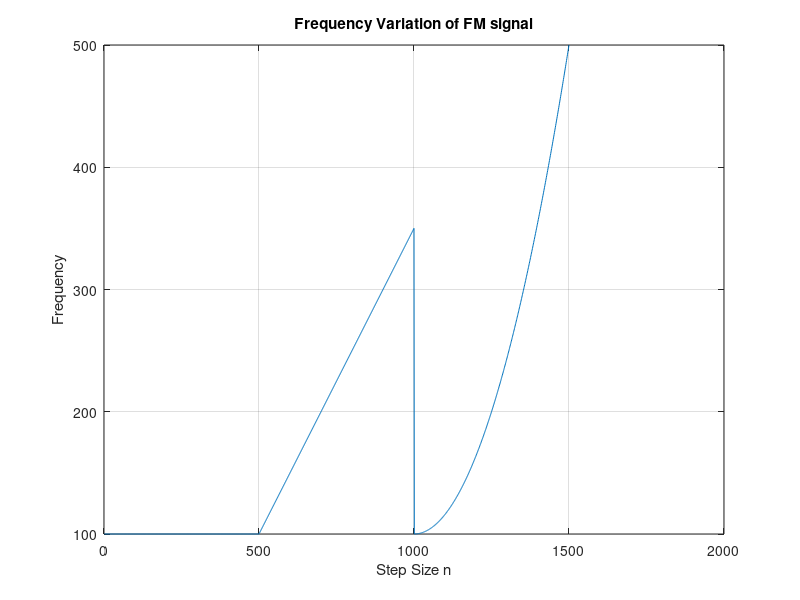

Write the MATLAB code that produced this figure. (Note: this script raises an error after producing the figure.)
% ASPMI Exercise 4.2b
% Implement the CLMS algorithm and plot the time-frequency spectrum.

% Generate FM signal
N = 1500;
fs = 1000; % 1kHz sampling frequency
% Generate f
f = zeros(N,1);
f(1:500) = 100; % 1 ? n ? 500
% 501 <= n <= 1000
for n = 501:1000
    f(n) = 100 + (n-500)/2;
end
% 1001 <= n <= 1500
for n = 1001:1500
    f(n) = 100 + ((n-1000)/25)^2;
end

% Plot frequency variation
figure(1)
n = 1:N;
plot(n,f)
title('Frequency Variation of FM signal')
xlabel('Step Size n')
ylabel('Frequency')
% axis([0 1500 0 400])
grid on;

% Generate phi
phi = cumsum(f);
% Generate eta - white noise with zero mean and variance = 0.05
sigma2 = 0.05;
eta = sqrt(0.05/2)*(randn(N,1)+1i*randn(N,1));
% Generate y
y = exp(1i.*2.*pi.*phi/fs) + eta;

% Use code to find AR and frequency spectrum
order = 1;
mu=0.1;
% Find estimated AR coefficients
[yhat,e,amat] = ar_clms(y(n),mu,order);
a1_hat_vec = conj(amat(2:end));
for n = 1:N
    % Run complex-valued LMS algorithm to estimate AR coefficient a1(n)
    a1_hat = a1_hat_vec(n);
    [h ,w]= freqz(1 , [1; -a1_hat], 1024); % Compute power spectrum
    H(:,n) = abs(h).^2; % Store it in a matrix
end
% Remove outliers in the matrix H
medianH = 50*median(median(H));
H(H > medianH) = medianH;
% Plot time-frequency diagram
figure(2)
title('Time-frequency plot of FM Signal')
n= 1:1500;
f = w*fs/(2*pi);
mesh(n,f,H)
view(2)
xlabel('Step Size n')
ylabel('Frequency')
